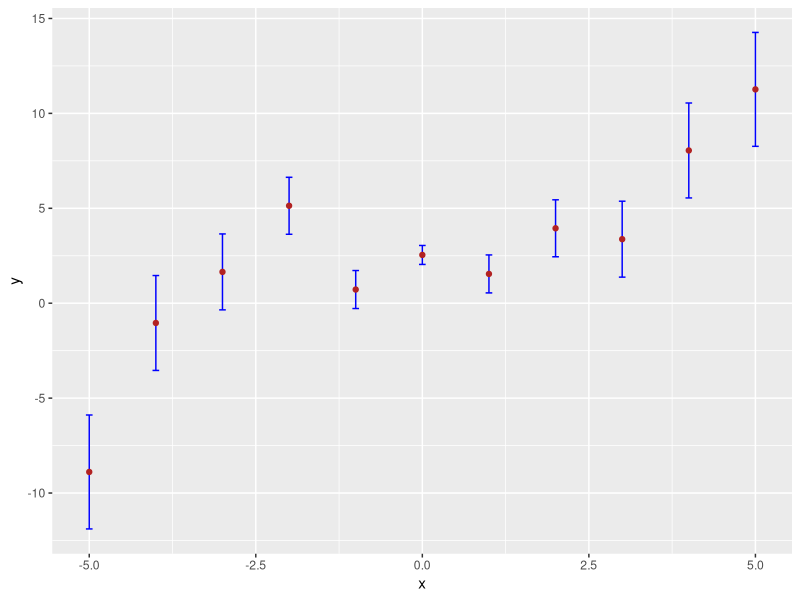
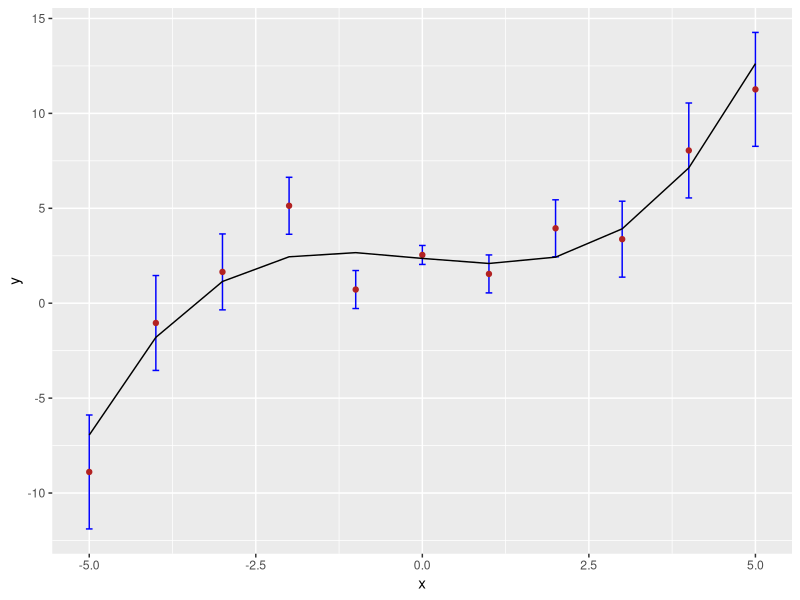
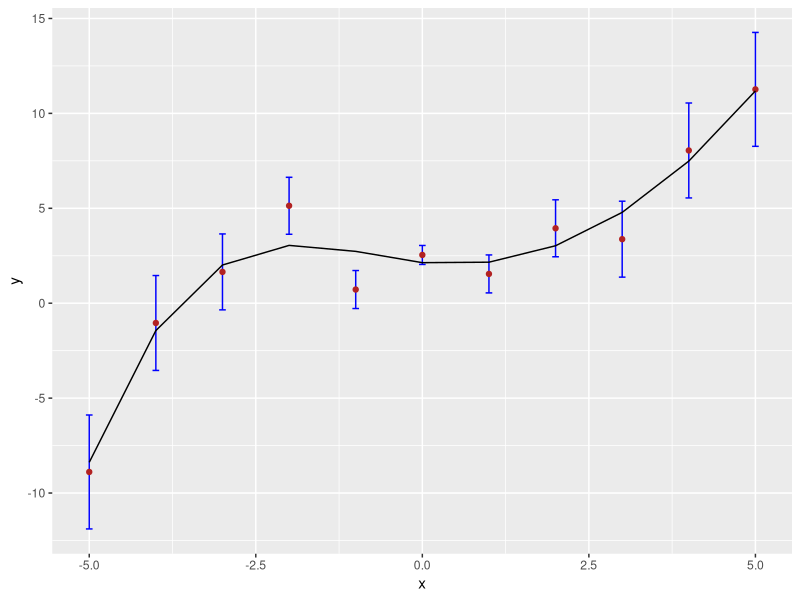
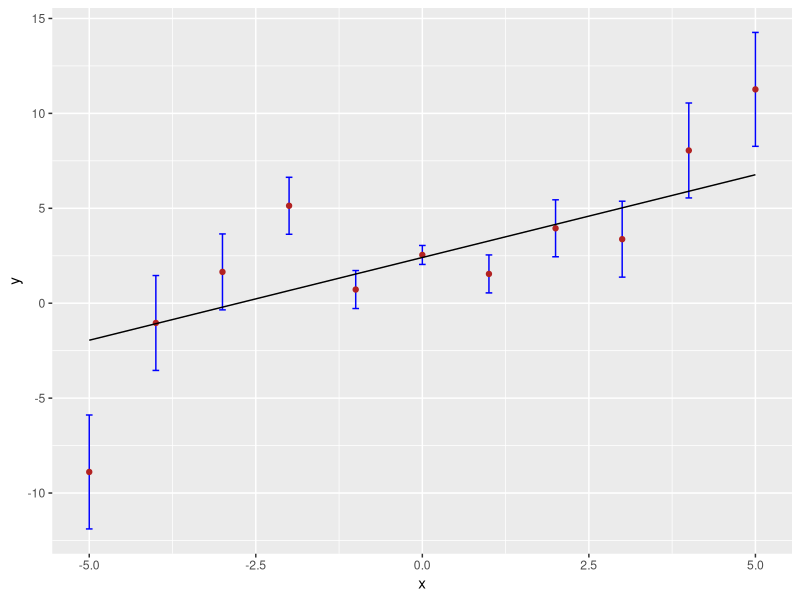
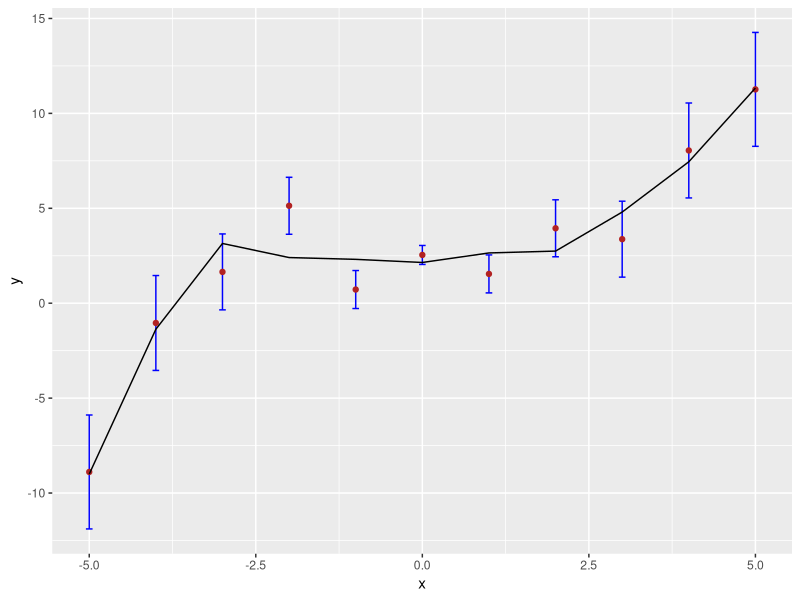
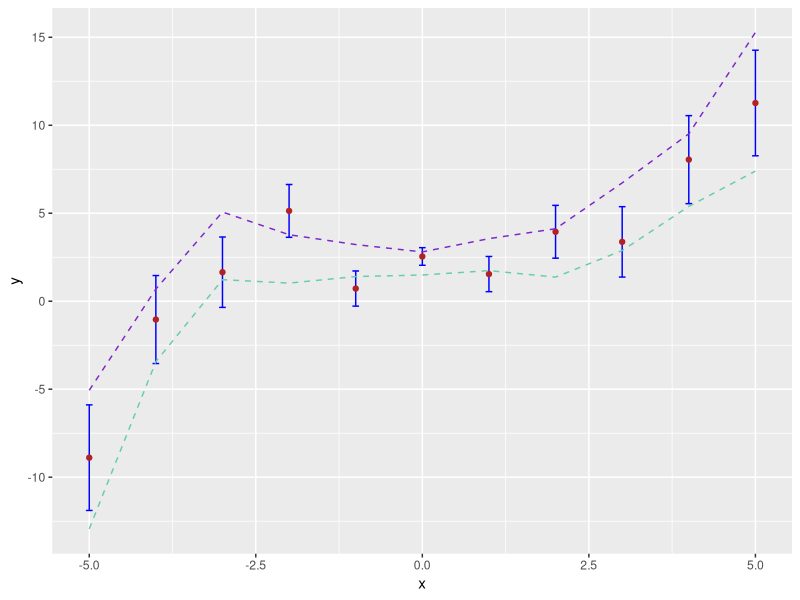

The R source for these figures, in order:
## ---- chunk 1
suppressMessages(library(tidyverse))
## ---- chunk 2
set.seed(555)
x <- -5:5
y <- 0.1*x^3 - 0.5*x + 2.1 + rnorm(length(x),mean=0,sd=0.5*(1+abs(x)))
e <- 0.5*(1+abs(x))

df <- data.frame("x"=x,"y"=y,"e"=e)

suppressMessages(library(tidyverse))
ggplot(data=df,mapping=aes(x=x,y=y)) +
  geom_errorbar(aes(ymin=y-e, ymax=y+e), width=.1,color="blue") +
  geom_point(color="firebrick")
## ---- chunk 3
pr.out <- lm(y~poly(x,3,raw=TRUE),data=df,
weights=1/(e^2))
pr.pred <- predict(pr.out)
mean((y-pr.pred)^2)
suppressMessages(library(tidyverse))
ggplot(data=df,mapping=aes(x=x,y=y)) +
  geom_errorbar(aes(ymin=y-e, ymax=y+e), width=.1,color="blue") +
  geom_point(color="firebrick")+
  geom_line(aes(y = pr.pred))
## ---- chunk 4
library(splines)
s.out <- lm(y~bs(x,df=4),data=df,
weights=1/(e^2))
s.pred <- predict(s.out)
mean((y-s.pred)^2)
ggplot(data=df,mapping=aes(x=x,y=y)) +
  geom_errorbar(aes(ymin=y-e, ymax=y+e), width=.1,color="blue") +
  geom_point(color="firebrick")+
  geom_line(aes(y = s.pred))
## ---- chunk 5
ss.out <- suppressWarnings(
smooth.spline(df$x,y=df$y,w=1/(df$e^2),cv=TRUE
))
ss.pred <- predict(ss.out)
mean((y-ss.pred$y)^2)

ggplot(data=df,mapping=aes(x=x,y=y)) +
  geom_errorbar(aes(ymin=y-e, ymax=y+e), width=.1,color="blue") +
  geom_point(color="firebrick")+
  geom_line(aes(y = ss.pred$y))
## ---- chunk 6
lpr.out <- loess(y~x,data=df,weights=1/(df$e)^2,span=0.6)
lpr.pred <- predict(lpr.out)
mean((y-lpr.pred)^2)
ggplot(data=df,mapping=aes(x=x,y=y)) +
  geom_errorbar(aes(ymin=y-e, ymax=y+e), width=.1,color="blue") +
  geom_point(color="firebrick")+
  geom_line(aes(y = lpr.pred))
## ---- chunk 7
p <- predict(lpr.out,se=TRUE)
ggplot(data=df,mapping=aes(x=x,y=y)) +
  geom_errorbar(aes(ymin=y-e, ymax=y+e), width=.1,color="blue") +
  geom_point(color="firebrick")+
 geom_line(mapping=aes(x=lpr.out$x,y=lpr.out$fitted+p$se),color="purple3",linetype="dashed")+
 geom_line(mapping=aes(x=lpr.out$x,y=lpr.out$fitted-p$se),color="aquamarine3",linetype="dashed")
